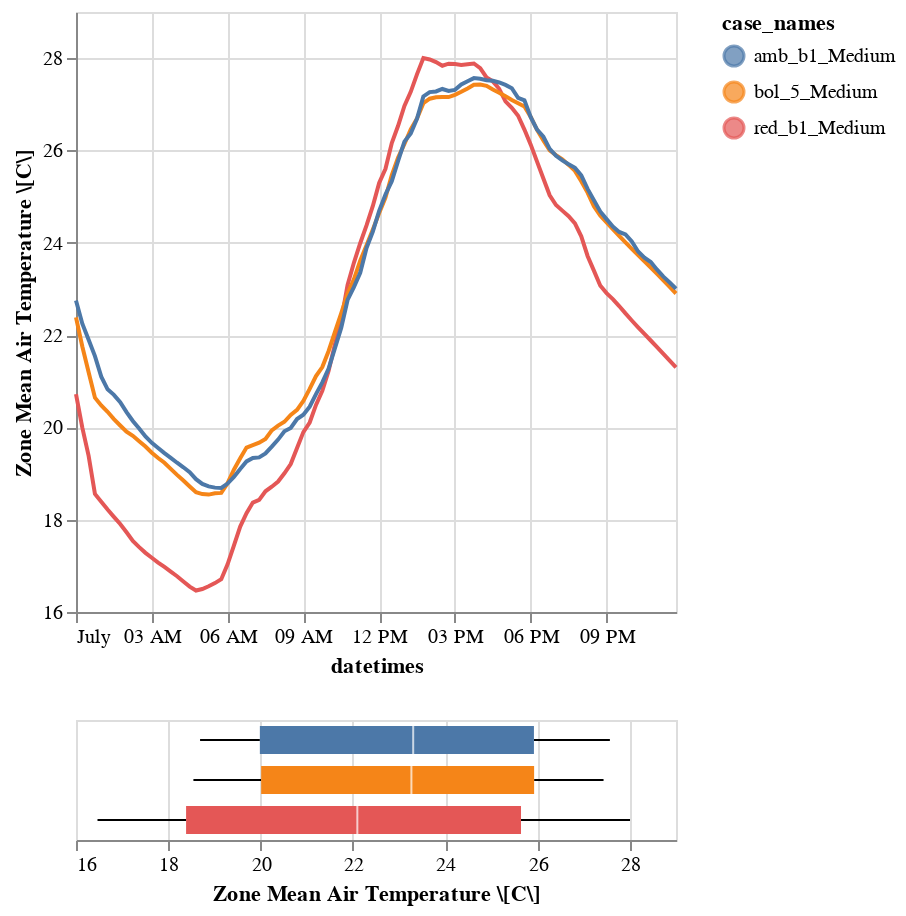

Notebook source saved alongside this figure:
### Code cell
base = alt.Chart(df_agg).mark_line().encode(
    x='datetimes:T',
    y=alt.Y(r'Zone Mean Air Temperature \[C\]:Q').scale(zero=False),
    color='case_names:N',
)
# site =  alt.Chart(df_site).mark_line().encode(
#     x='datetimes:T',
#     y=alt.Y(r'Site Outdoor Air Drybulb Temperature \[C\]:Q').scale(zero=False),
#     color="space_names:N"
#     # color='case_names:N',
# )

tick_axis = alt.Axis(labels=False, domain=False, ticks=False)

box = alt.Chart(df_agg).mark_boxplot(extent='min-max').encode(
    y=alt.Y('case_names:N', axis=tick_axis, title=""),
    x=alt.X(r'Zone Mean Air Temperature \[C\]').scale(zero=False),
    color="case_names",
)

base & box #+ site

### Figure 1 — Vega-Lite specification as saved in the notebook (floating-point values rounded to 4 significant figures; data arrays with more than 128 entries replaced by an {"elided": "..."} marker saying what was removed)
{"config": {"view": {"continuousWidth": 300, "continuousHeight": 300}}, "vconcat": [{"mark": {"type": "line"}, "encoding": {"color": {"field": "case_names", "type": "nominal"}, "x": {"field": "datetimes", "type": "temporal"}, "y": {"field": "Zone Mean Air Temperature \\[C\\]", "scale": {"zero": false}, "type": "quantitative"}}}, {"mark": {"type": "boxplot", "extent": "min-max"}, "encoding": {"color": {"field": "case_names", "type": "nominal"}, "x": {"field": "Zone Mean Air Temperature \\[C\\]", "scale": {"zero": false}, "type": "quantitative"}, "y": {"axis": {"domain": false, "labels": false, "ticks": false}, "field": "case_names", "title": "", "type": "nominal"}}}], "data": {"name": "data-27020cb01cdf75ae077cdfc5122db8a8"}, "$schema": "https://vega.github.io/schema/vega-lite/v5.20.1.json", "datasets": {"data-27020cb01cdf75ae077cdfc5122db8a8": {"elided": "288 records"}}}
